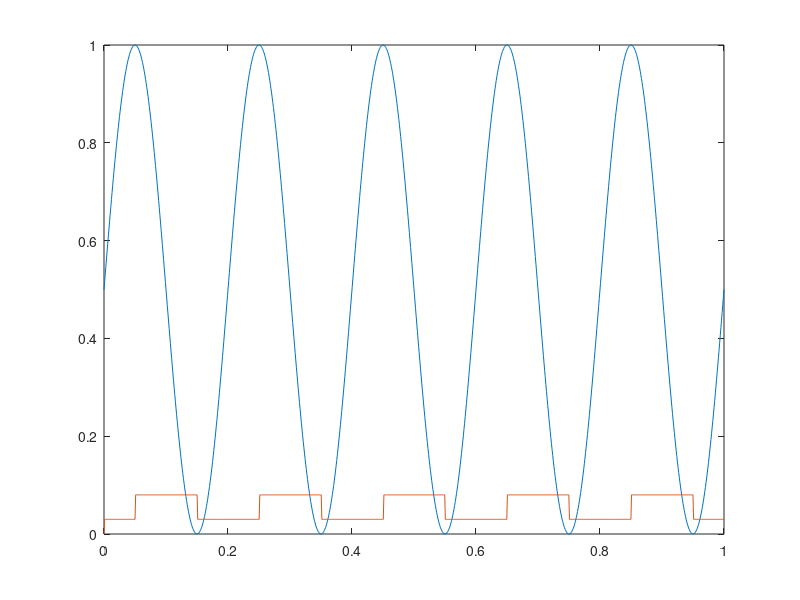

Recreate this plot in MATLAB.
% Benjamin Shih
% 16868f13 Muscle and Neural Control
% 1b Muscle Activation

Fisomax = 6000; % N
lopt = 8e-2; % m
w = 0.56*lopt; % m
vmax = 12*lopt; % m/s
Necc = 1.5; % dimensionless

t = linspace(0,1,1000); % s
S = 0.5 * sin(2*pi*5*t) + 0.5;

A = zeros(size(S));

for iIdx = 2:length(S)
    if(S(iIdx) > S(iIdx-1))
        A(iIdx) = 30e-3;
    else
        A(iIdx) = 80e-3;
    end
end


plot(t,S,t,A);

% A has 